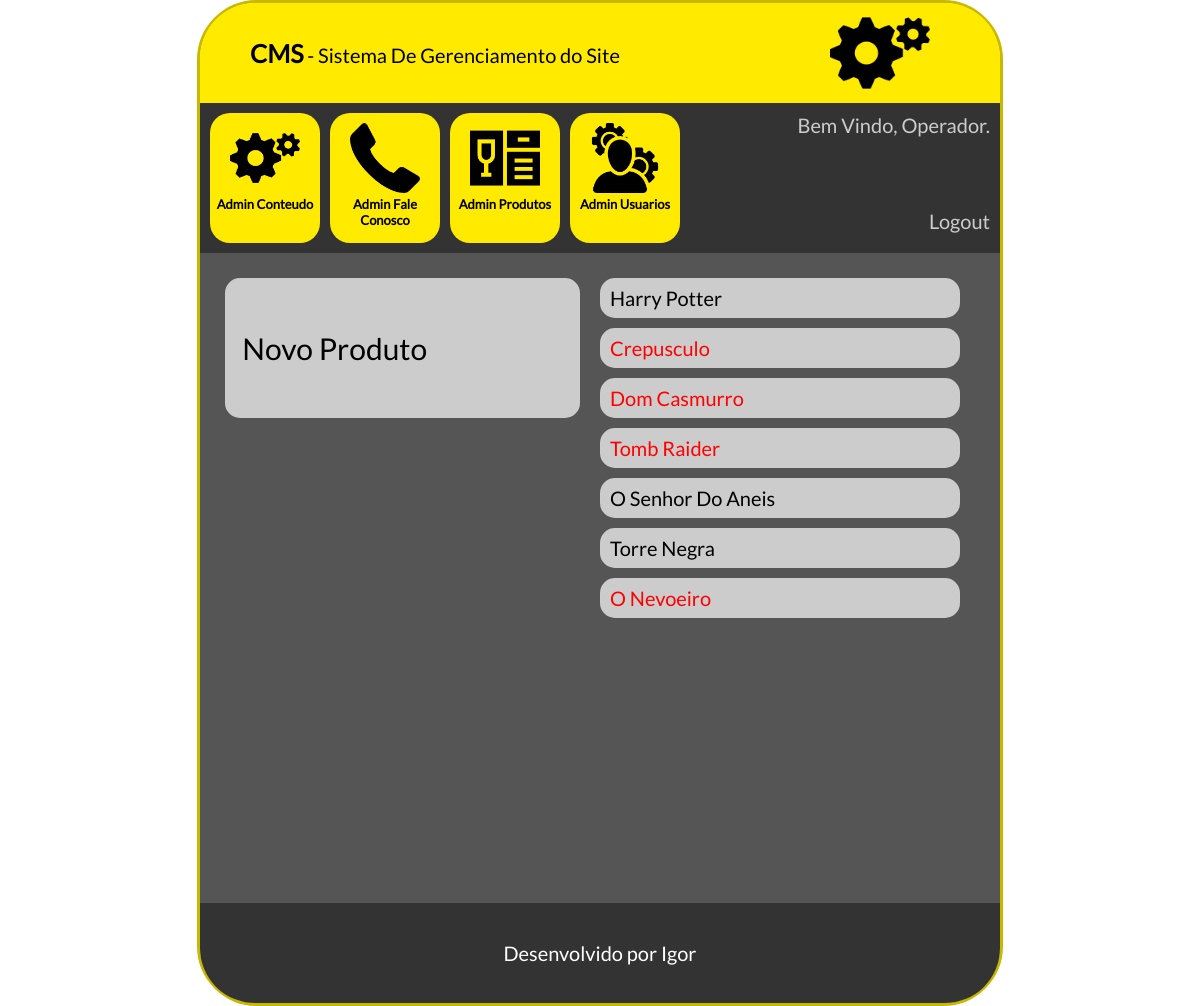
The page /cms/adminproduto.php (signed in) on the database as committed earlier.
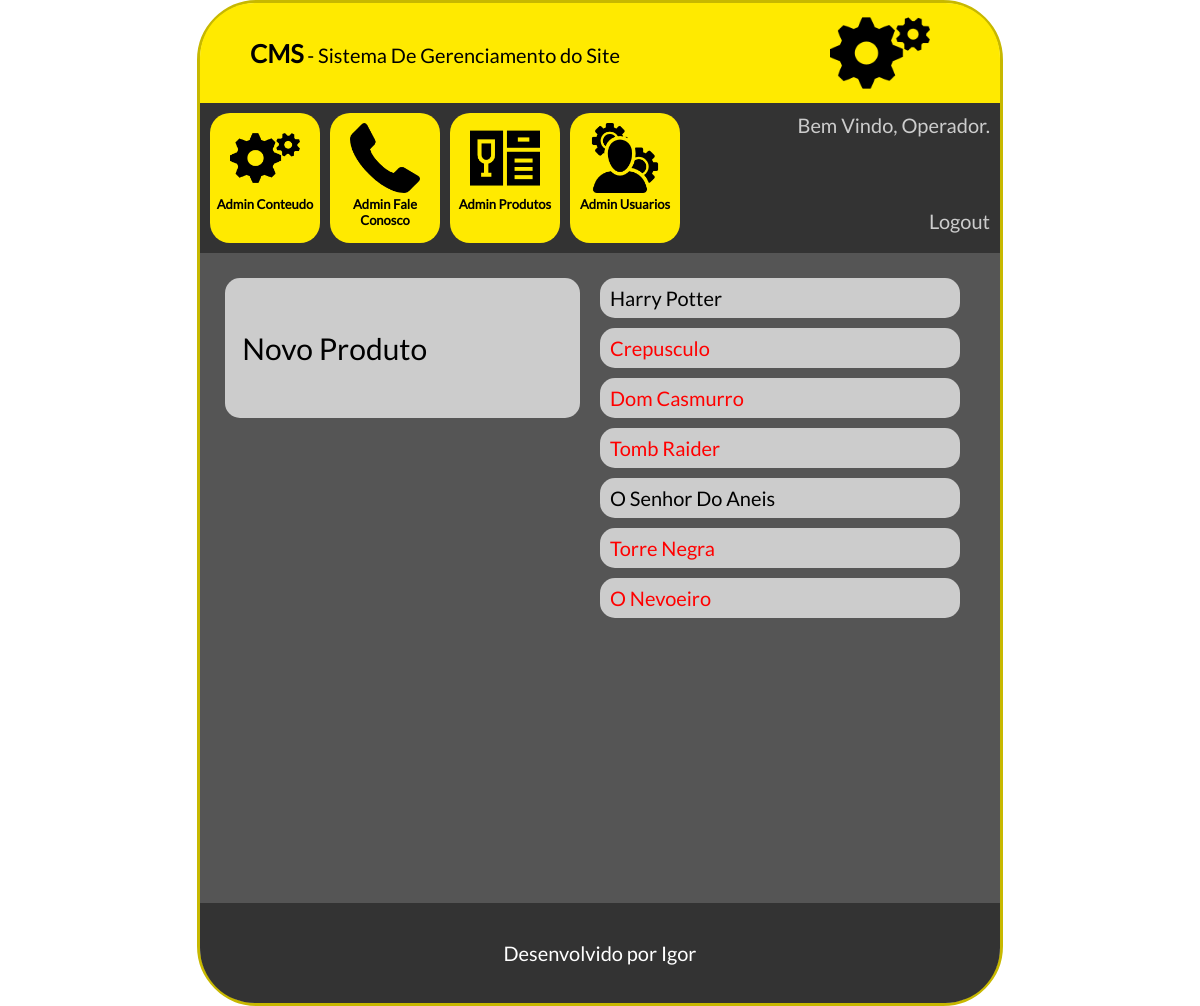
The same page on the database as committed later.
### tables this page shows
CREATE TABLE `tbl_produtos` (
  `id` int(11) NOT NULL AUTO_INCREMENT,
  `nome` varchar(200) NOT NULL,
  `descricao` varchar(200) NOT NULL,
  `preco` float NOT NULL,
  `desconto` float NOT NULL,
  `id_subcategoria` int(11) NOT NULL,
  `ativo` int(11) NOT NULL,
  `imagem` varchar(250) DEFAULT NULL,
  PRIMARY KEY (`id`)
);

### cms/conexao.php (called while the page is built)
<?php
    function conexaoDb(){
        $host = "localhost";
        $database = "db_banca";
        $user = "root";
        $password = "bcd127";
        if(!$conexao = mysqli_connect($host,$user,$password,$database)){
            echo('Erro na conexão com o Banco de Dados');
        }
        return $conexao;
    }
?>

### cms/db.php (called while the page is built, shortened)
<?php
    include_once "conexao.php";
    function selectUsuarioBanco($id){
        $sql = "SELECT * from tbl_usuarios WHERE id=". $id;
        return mysqli_query(conexaoDb(), $sql);
    }
	function selectProdutosBanco(){
        $sql = "SELECT * from tbl_produtos";
        return mysqli_query(conexaoDb(), $sql);
    }
?>

### cms/adminproduto.php (the view, shortened to what this page needs)
<?php
    include_once "db.php";
    $selectLogin = selectUsuarioBanco($_SESSION["idLogin"]);
    $rsLogado = mysqli_fetch_array($selectLogin);
    $nomeLogado = $rsLogado["nome"];
    $select = selectProdutosBanco();
?>
<!doctype html>
<html lang="pt-br">
	<head>
        <link rel="stylesheet" type="text/css" href="css/style.css">
	</head>
	<body>
        <main id="caixaPrincipal">
            <div id="caixaLogo">
                <span class="textoGrande">CMS</span> - Sistema De Gerenciamento do Site
                <div id="logo"><img src="icones/config.png"></div>
            </div>
            <div id="caixaOpcoes">
                <a href="index.php">
                    <div class="caixaItem">
                        <img src="icones/config.png"><br>
                        Admin Conteudo
                    </div>
                </a>
                <a href="faleconosco.php">
                    <div class="caixaItem">
                        <img src="icones/contato.png"><br>
                        Admin Fale Conosco
                    </div>
                </a>
                <a href="produtos.php">
                    <div class="caixaItem">
                        <img src="icones/produtos.png"><br>
                        Admin Produtos
                    </div>
                </a>
                <a href="usuarios.php">
                    <div class="caixaItem">
                        <img src="icones/admin.png"><br>
                        Admin Usuarios
                    </div>
                </a>
                <div id="caixaUsuario">
                    Bem Vindo, <?php echo($nomeLogado)?>.<br><br><br><br>
                    <a href="../login.php?modo=logout"><span class="branco">Logout</span></a>
                </div>
            </div>
            <div id="caixaConteudo">
                <div class=colunaConteudo>
				    <a href="cadastrarcelebridade.php">
                        <div class="caixaOpcao">
                             &nbsp;&nbsp; Novo Produto
                        </div>
                    </a>
                </div>
                <div class=colunaConteudoContatoNivel>
                    <?php
                    while($rsProdutos = mysqli_fetch_array($select)){
						if($rsProdutos['desconto'] > 0){
							$promocao = "red";
						}else{
							$promocao = "";
						}
                    ?>
                        <div class="usuarioNivel">
                             <span class="<?php echo($promocao)?>"><?php echo($rsProdutos['nome'])?></span>
                        </div>
                    <?php } ?>
                </div>
            </div>
            <footer id="rodape">
                Desenvolvido por Igor
            </footer>
        </main>
    </body>
</html>

Rows that differ between the two databases and show on the page:
changed tbl_produtos "Torre Negra": desconto 0 → 2 (drawn)
